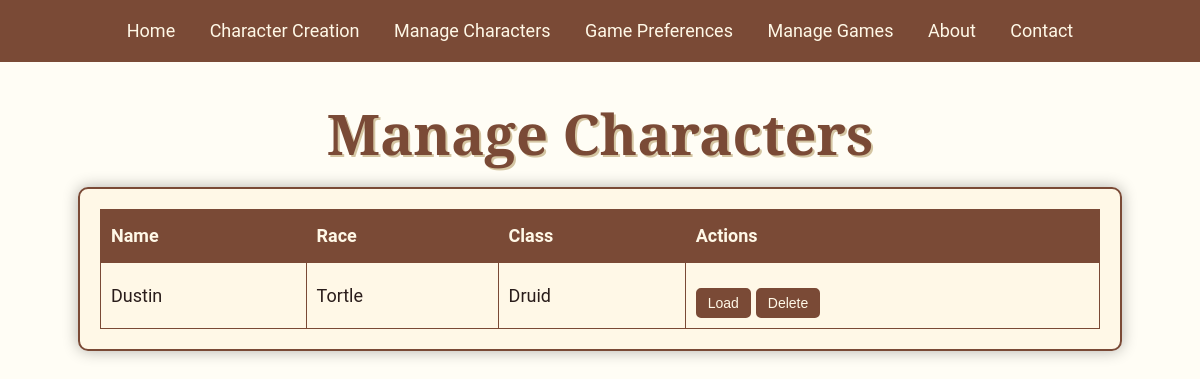
/manage_characters, run on an earlier commit of the app's database.
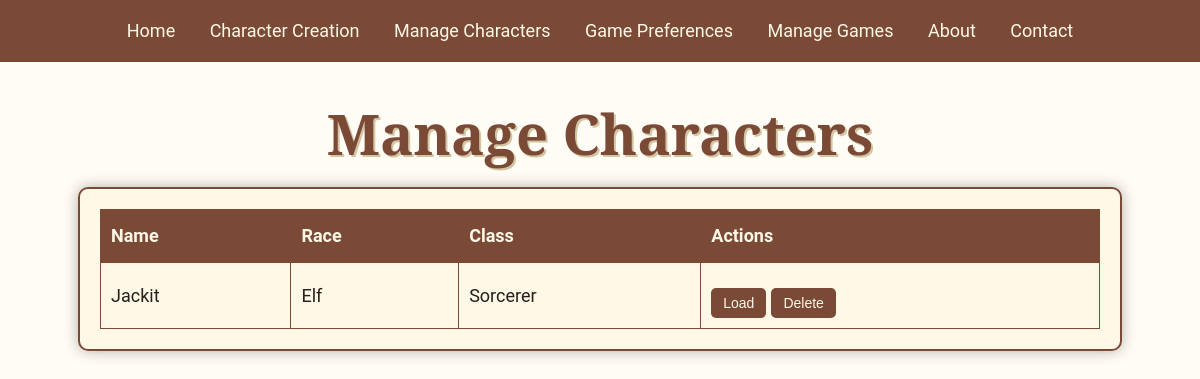
And on a later commit of the database.
### models/character_models.py (models this page shows, shortened)
class Character(db.Model):
    __tablename__ = "characters"
    id = db.Column(db.Integer, primary_key=True)
    name = db.Column(db.String, nullable=False)
    race_id = db.Column(db.Integer, db.ForeignKey("races.id"), nullable=True)
    background_id = db.Column(
        db.Integer, db.ForeignKey("backgrounds.id"), nullable=True
    )
    class_id = db.Column(
        db.Integer, db.ForeignKey("classes.id"), nullable=False
    )  # Direct relationship to Class
    alignment = db.Column(db.Enum(AlignmentEnum), nullable=True)
    level = db.Column(db.Integer, default=1)
    experience_points = db.Column(db.Integer, default=0)
    strength = db.Column(db.Integer, nullable=False)
    dexterity = db.Column(db.Integer, nullable=False)
    constitution = db.Column(db.Integer, nullable=False)
    intelligence = db.Column(db.Integer, nullable=False)
    wisdom = db.Column(db.Integer, nullable=False)
    charisma = db.Column(db.Integer, nullable=False)
    proficiency_bonus = db.Column(db.Integer, default=2)  # Increases with level
    max_hit_points = db.Column(db.Integer, nullable=False, default=10)
    current_hit_points = db.Column(db.Integer, nullable=False, default=10)
    temporary_hit_points = db.Column(db.Integer, default=0)
    armor_class = db.Column(db.Integer, nullable=False, default=10)
    initiative = db.Column(db.Integer, default=0)  # Typically Dex modifier
    speed = db.Column(db.Integer, nullable=False, default=30)  # Base walking speed
    death_saves_successes = db.Column(db.Integer, default=0)
    death_saves_failures = db.Column(db.Integer, default=0)
    race = db.relationship("Race", backref="characters")
    background = db.relationship("Background", backref="characters")
    character_class = db.relationship(
        "Class", backref="characters"
    )  # Direct single-class relationship
    inventory = db.relationship(
        "Item",
        secondary=character_inventory,
        lazy="subquery",
        backref=db.backref("owners", lazy=True),
    )
    feats = db.relationship(
        "Feat",
        secondary=character_feats,
        lazy="subquery",
        backref=db.backref("characters", lazy=True),
    )
    features = db.relationship(
        "Feature",
        secondary=character_features,
        lazy="subquery",
        backref=db.backref("characters", lazy=True),
    )
    spells = db.relationship("Spell", backref="character", lazy=True)
    languages = db.relationship(
        "Language",
        secondary=character_languages,
        lazy="subquery",
        backref=db.backref("characters", lazy=True),
    )
    conditions = db.relationship("CharacterCondition", backref="character", lazy=True)
    proficiencies = db.relationship("Proficiency", backref="character", lazy=True)
    strength_save = db.Column(db.Boolean, default=False)
    dexterity_save = db.Column(db.Boolean, default=False)
    constitution_save = db.Column(db.Boolean, default=False)
    intelligence_save = db.Column(db.Boolean, default=False)
    wisdom_save = db.Column(db.Boolean, default=False)
    charisma_save = db.Column(db.Boolean, default=False)

class Race(db.Model):
    __tablename__ = "races"
    id = db.Column(db.Integer, primary_key=True)
    name = db.Column(db.String, nullable=False, unique=True, index=True)
    ability_increases = db.Column(
        db.JSON
    )  # e.g., { 'dexterity': 2, 'intelligence': 1 }
    size = db.Column(db.String)  # Medium, Small, etc.
    speed = db.Column(db.Integer)
    darkvision = db.Column(db.Boolean, default=False)
    traits = db.Column(db.JSON)  # Racial traits
    subraces = db.relationship("Subrace", backref="race", lazy=True)
    features = db.relationship("Feature", backref="race", lazy=True)

class Class(db.Model):
    __tablename__ = "classes"
    id = db.Column(db.Integer, primary_key=True)
    name = db.Column(db.String, nullable=False, unique=True, index=True)
    hit_die = db.Column(db.Integer)  # d6, d8, etc.
    primary_ability = db.Column(db.String)  # Charisma, Intelligence, etc.
    saving_throw_proficiencies = db.Column(
        db.JSON
    )  # e.g., { 'strength': True, 'dexterity': False }
    proficiencies = db.Column(db.JSON)  # Weapons, armor, tools
    subclass_available = db.Column(db.Boolean, default=True)
    features = db.relationship("Feature", backref="class_", lazy=True)
    subclasses = db.relationship("Subclass", backref="class_", lazy=True)

### app.py (the view)
@app.route("/manage_characters")
def manage_characters():
    try:
        characters = Character.query.all()
        return render_template("manage_characters.html", characters=characters)
    except Exception as e:
        app.logger.error(f"{Fore.RED}Error managing characters: {e}{Style.RESET_ALL}")
        return jsonify(
            {"status": "error", "message": "Error managing characters."}
        ), 500

### templates/manage_characters.html (shortened to what this page needs)
<!DOCTYPE html>
<html lang="en">
<head>
    <link href="{{ url_for('static', filename='styles.css') }}" rel="stylesheet">
</head>
<body>
    {% include 'navbar.html' %}
    <h1>Manage Characters</h1>
    <div class="manage-characters-container">
        <table class="character-table">
            <thead>
                <tr>
                    <th>Name</th>
                    <th>Race</th>
                    <th>Class</th>
                    <th>Actions</th>
                </tr>
            </thead>
            <tbody>
                {% for character in characters %}
                <tr>
                    <td>{{ character.name }}</td>
                    <td>{{ character.race.name }}</td>
                    <td>{{ character.character_class.name }}</td>
                    <td>
                        <div class="button-container">
                            <button onclick="loadCharacter({{ character.id }})">Load</button>
                            <button onclick="deleteCharacter({{ character.id }})">Delete</button>
                        </div>
                    </td>
                </tr>
                {% endfor %}
            </tbody>
        </table>
    </div>
</body>
</html>

### templates/navbar.html
<nav class="navbar">
    <a href="/">Home</a>
    <a href="/character_creation">Character Creation</a>
    <a href="/manage_characters">Manage Characters</a>
    <a href="/game_preferences">Game Preferences</a>
    <a href="/manage_games">Manage Games</a>
    <a href="/about">About</a>
    <a href="/contact">Contact</a>
</nav>

### static/styles.css (style rules this page uses)
:root { --primary-color: #7a4a36; --secondary-color: #222222; --background-color: #fffdf5; --accent-color: #d4c5a2; --light-background-color: rgba(255, 248, 230, 0.9); --font-family: 'Roboto', sans-serif; --heading-font-family: 'Cinzel Decorative', serif; }
body { font-family: var(--font-family); background-color: var(--background-color); background-image: url('https://www.transparenttextures.com/patterns/old-mathematics.png'); color: var(--secondary-color); font-size: 18px; font-weight: 400; margin: 0; padding: 0; line-height: 1.8; }
.navbar { background-color: var(--primary-color); padding: 15px; text-align: center; }
.navbar a { color: #fff8e7; text-decoration: none; margin: 0 15px; font-size: 18px; }
h1 { font-family: var(--heading-font-family); text-align: center; color: var(--primary-color); font-size: 3.5rem; margin-bottom: 20px; line-height: 1.2; text-shadow: 2px 2px var(--accent-color); }
button { padding: 12px 25px; font-size: 18px; border: 2px solid var(--primary-color); border-radius: 5px; background-color: var(--primary-color); color: #fff8e7; cursor: pointer; transition: background-color 0.3s ease; }
.button-container { display: flex; align-items: center; gap: 10px; margin-top: 15px; }
.button-container button { margin: 0; }
.manage-characters-container { width: 100%; max-width: 1000px; padding: 20px; margin: 0 auto; border: 2px solid #7a4a36; border-radius: 10px; background-color: rgba(255, 248, 230, 0.9); box-shadow: 0 0 15px rgba(0, 0, 0, 0.3); }
.character-table { width: 100%; border-collapse: collapse; font-size: 18px; color: #2a1d1b; }
.character-table thead { background-color: #7a4a36; color: #fff8e7; }
.character-table th, .character-table td { padding: 10px; border: 1px solid #7a4a36; text-align: left; }
.character-table .button-container { display: flex; gap: 5px; }
.character-table .button-container button { padding: 5px 10px; font-size: 14px; }

What changed in the data, as far as the page shows it:
changed Character: name "Dustin" → "Jackit"; race.name "Tortle" → "Elf"; character_class.name "Druid" → "Sorcerer"
